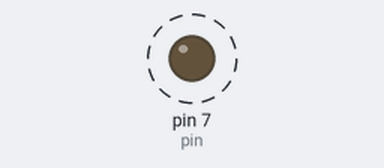
A sketch run on a simulated Arduino Uno, built with avr-gcc and run on an emulated ATmega328P. Shown: output pins drawn as LEDs (lit = HIGH). Dashed ring = blinking.

Above: at 0.12 s.
Timing chart, 0 to 3.0 s (numbered marks = the images above):
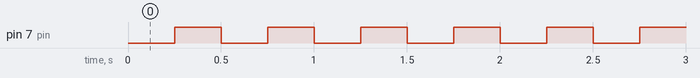

Measured:
- by itself, pin 7 (pin): alternates HIGH for 0.25 s and LOW for 0.25 s

The sketch:

motor_play.ino
```cpp
const int pin = 7;
void setup() {
  // put your setup code here, to run once:
  pinMode(pin, OUTPUT);

}

void loop() {
  // put your main code here, to run repeatedly:
  digitalWrite(pin, LOW);
  delay(250);
  digitalWrite(pin, HIGH);
  delay(250);
}
```
